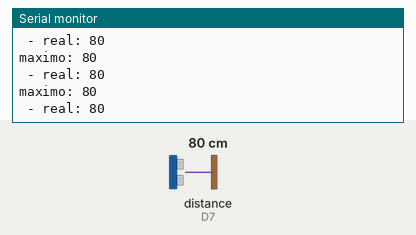
Bench run of a sketch on a simulated ESP8266 (NodeMCU). Shown: the last lines printed to the serial monitor. The inputs (shaded band) are chosen by the test bench; at power-on: distance to the obstacle (sensor on D7) 80 cm. The echo pulse lasts 58.3 µs per cm; WiFi joins after 1.5 s; servers stay silent unless stated; the local clock reads 2024-03-15 10:24:30 at power-on unless the sketch sets it; storage starts empty.

Above: at 4.2 s.
4.3 s: distance to the obstacle (sensor on D7) set to 2 cm
At 4.37 s:
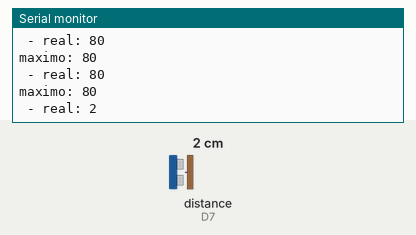
5.8 s: distance to the obstacle (sensor on D7) set to 4 cm
At 6.8 s:
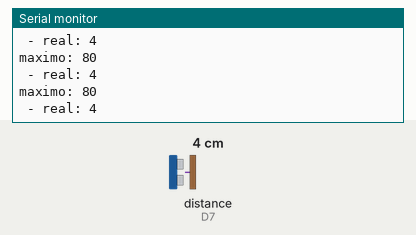
Timing chart, 0 to 8.8 s (numbered marks = the images above; inputs shaded):
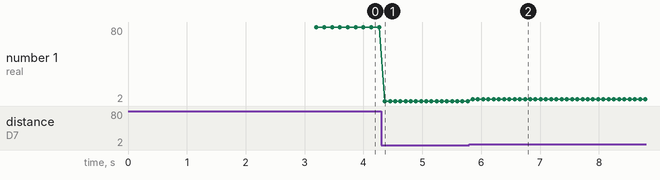

Measured:
- after the input at 4.3 s, the serial monitor: prints a new line after 0.07 s (image 1)
- after the input at 5.8 s, the serial monitor: prints a new line after 0.06 s (image 2)
- plotted number 1: 80 → 2 after the input at 4.3 s, 2 → 4 after the input at 5.8 s

The sketch:

ULTRASONIC_RTC.ino
```cpp
/* RTC Libraries */
#include <Wire.h>
#include <RtcDS3231.h>
RtcDS3231<TwoWire> Rtc(Wire); //object rtc

/* ESP Libraries */
#include <ESP.h>
int sensor = ESP.getChipId(); //id do Esp dentro do inteiro sensor

/* Thread libraries */
#include <Thread.h>
#include <ThreadController.h>
Thread envia = Thread();
Thread wifi = Thread();
Thread coleta = Thread();
ThreadController control = ThreadController();

/* Wifi manager */
#include <WiFiManager.h>
String host = "www.adlim.com.br";

/* Ultrasonic */
#include <Ultrasonic.h>
#define trigger D5
#define echo D7
Ultrasonic ultrasonic(trigger, echo); //Object declaration

/* Flash Memory ESP */
#include <FS.h>

/* Variáveis */
String  msg, buf; //enviar dados de data e hora para memória interna (msg)->data+hora e (buf)->salvar no arquivo da memória interna
int previousState = 0;
int maximo = 0;
int atual = 0;
int previous = 0;
int timeout = 0;
int cont = 0;

void setup () {
  Serial.begin(115200);

  /* RTC CODE RUN ONCE ARDUINO(ON) //Pega a data compilada e seta o rtc*/
  Serial.print("compiled: ");
  Serial.print(__DATE__);
  Serial.println(__TIME__);

  Rtc.Begin();

  RtcDateTime compiled = RtcDateTime(__DATE__, __TIME__);
  printDateTime(compiled);
  Serial.println();

  if (!Rtc.IsDateTimeValid()) {
    if (Rtc.LastError() != 0) {
      // we have a communications error
      // see https://www.arduino.cc/en/Reference/WireEndTransmission for
      // what the number means
      Serial.print("RTC communications error = ");
      Serial.println(Rtc.LastError());
    } else {
      // Common Causes:
      //    1) first time you ran and the device wasn't running yet
      //    2) the battery on the device is low or even missing

      Serial.println("RTC lost confidence in the DateTime!");

      // following line sets the RTC to the date & time this sketch was compiled
      // it will also reset the valid flag internally unless the Rtc device is
      // having an issue

      Rtc.SetDateTime(compiled);
    }
  }

  if (!Rtc.GetIsRunning()) {
    Serial.println("RTC was not actively running, starting now");
    Rtc.SetIsRunning(true);
  }

  RtcDateTime now = Rtc.GetDateTime();

  if (now < compiled) {
    Serial.println("RTC is older than compile time!  (Updating DateTime)");
    Rtc.SetDateTime(compiled);
  } else if (now > compiled) {
    Serial.println("RTC is newer than compile time. (this is expected)");
  }  else if (now == compiled) {
    Serial.println("RTC is the same as compile time! (not expected but all is fine)");
  }

  Rtc.Enable32kHzPin(false);
  Rtc.SetSquareWavePin(DS3231SquareWavePin_ModeNone);

  /*SPIFFS CODE RUN ONCE ARDUINO(ON)*/
  //Abre o sistema de arquivos (mount)
  openFS();
  //Cria o arquivo caso o mesmo não exista
  createFile();

  /* WIFI MANAGER CODE RUN ONCE ARDUINO(ON) */
  WiFiManager wifiManager;
  wifiManager.setAPStaticIPConfig(IPAddress(10, 0, 1, 1), IPAddress(10, 0, 1, 1), IPAddress(255, 255, 255, 0));
  wifiManager.setConfigPortalTimeout(120);
  wifiManager.setTimeout(20);
  wifiManager.autoConnect("ADLIMNOW", "wifipass");

  /* THREAD CODE RUN ONCE ARDUINO(ON)*/
  wifi.onRun(wifiConnect);
  envia.onRun(enviaDados);
  envia.setInterval(60000);
  coleta.onRun(coletaLoop);
  control.add(&envia);
  control.add(&wifi);
  control.add(&coleta);

  /* ULTRASONIC CODE RUN ONCE ARDUINO(ON)*/
  delay(500);
  maximo = ultrasonic.read();
  delay(1000);
  previousState = ultrasonic.read();
  delay(10);
}

void loop () {
  control.run();
}

#define countof(a) (sizeof(a) / sizeof(a[0]))

void printDateTime(const RtcDateTime& dt) {
  char datestring[20];

  snprintf_P(datestring,
             countof(datestring),
             PSTR("%02u-%02u-%02u%02u:%02u:%02u"),
             dt.Year(),
             dt.Month(),
             dt.Day(),
             dt.Hour(),
             dt.Minute(),
             dt.Second());
  String msg = (datestring + String(sensor));
  writeFile(msg);
}

void wifiConnect(){
  if (WiFi.status() != WL_CONNECTED) {
    Serial.println("Tentando Conectar");
    WiFiManager wifiManager;
    wifiManager.setAPStaticIPConfig(IPAddress(10, 0, 1, 1), IPAddress(10, 0, 1, 1), IPAddress(255, 255, 255, 0));
    wifiManager.setConfigPortalTimeout(120);
    //wifiManager.setTimeout(20);
    wifiManager.autoConnect("ADLIMNOW", "wifipass");
    timeout++;
    if (timeout >= 3) {
      timeout = 0;
      ESP.restart();
    }
  }
}

/* --------------- Thread Code -------------------------------------------- */
void enviaDados() {
  //  Faz a leitura do arquivo
  File rFile = SPIFFS.open("/log.txt", "r");
  Serial.println("Reading file...");
  while (rFile.available()) {
    WiFiClient client;

    const int httpPort = 80;
    if (!client.connect(host, httpPort)) {
      Serial.println("connection failed");
      return;
    }

    String line = rFile.readStringUntil('\n');
    line.trim();
    client.print(String("GET ") + "/nodemcu/salvar.php?sensor=" + line + " HTTP/1.1\r\n" + "Host: " + host + "\r\n" + "Connection: close\r\n\r\n");
  }
  SPIFFS.format();
  rFile.close();
}

void coletaLoop() {
 // int temp = 0;

  /* Media */
//  for (int i = 0; i < 10; i++) {
//    temp = ultrasonic.read();
//    delay(10);
//    realTime = realTime + (temp / 10);
//    delay(15);
//  }
  int realTime = 0;

  /* Mediana */
  int v[10]; //float
  int i=0;
  int j=0;
  int aux=0; //float
  int tamanho = 0;

  for (i = 0; i < 10; i++) {
    v[i] = ultrasonic.read();
    delay(8);
  }

  tamanho = sizeof(v) / sizeof(float);

  for(i=0;i<tamanho-1;i++){
        for(j=i+1;j<tamanho;j++){
            if(v[i] > v[j]){
                aux = v[i];
                v[i] = v[j];
                v[j] = aux;
            }
        }
    }
   realTime = (v[tamanho/2-1]+v[tamanho/2])/2;
   Serial.print("maximo: ");
   Serial.println(maximo);
   Serial.print(" - real: ");
   Serial.println(realTime);
//   Serial.print(" - tempo: ");
//   Serial.println( now() );

//  Serial.print("Máximo: ");
//  Serial.print(maximo);
//  Serial.print(" Real: ");
//  Serial.println(realTime);

  if ((realTime >= maximo - 25) && (realTime <= maximo + 20)) {
    previous = atual;
    atual = 0;
  } else if (realTime > maximo + 20) {
    atual = 2;
  } else {
    previous = atual;
    atual = 1;
  }

  if (previous == 1 && atual == 0) {
    RtcDateTime now = Rtc.GetDateTime();
    printDateTime(now);
  }
}

/*-------- SPIFFS code ----------*/
void formatFS(void) {
  SPIFFS.format();
}

void createFile(void) {
  File wFile;

  //Cria o arquivo se ele não existir
  if (SPIFFS.exists("/log.txt")) {
    Serial.println("Arquivo ja existe!");
  } else {
    Serial.println("Criando o arquivo...");
    wFile = SPIFFS.open("/log.txt", "w+");

    //Verifica a criação do arquivo
    if (!wFile) {
      Serial.println("Erro ao criar arquivo!");
    } else {
      Serial.println("Arquivo criado com sucesso!");
    }
  }
  wFile.close();
}

void deleteFile(void) {
  //Remove o arquivo
  if (SPIFFS.remove("/log.txt")) {
    Serial.println("Erro ao remover arquivo!");
  } else {
    Serial.println("Arquivo removido com sucesso!");
  }
}

void writeFile(String msg) {
  //Abre o arquivo para adição (append)
  //Inclue sempre a escrita na ultima linha do arquivo
  File rFile = SPIFFS.open("/log.txt", "a+");

  if (!rFile) {
    Serial.println("Erro ao abrir arquivo!");
  } else {
    rFile.println(msg);
    Serial.println(msg);
  }
  rFile.close();
  delay(10);
}

void readFile(void) {
  //Faz a leitura do arquivo
  File rFile = SPIFFS.open("/log.txt", "r");
  Serial.println("Reading file...");
  while (rFile.available()) {
    String line = rFile.readStringUntil('\n');
    buf += line;
    buf += "<br />";
  }
  rFile.close();
}

void closeFS(void) {
  SPIFFS.end();
}

void openFS(void) {
  //Abre o sistema de arquivos
  if (!SPIFFS.begin()) {
    Serial.println("Erro ao abrir o sistema de arquivos");
  } else {
    Serial.println("Sistema de arquivos aberto com sucesso!");
  }
}
```
